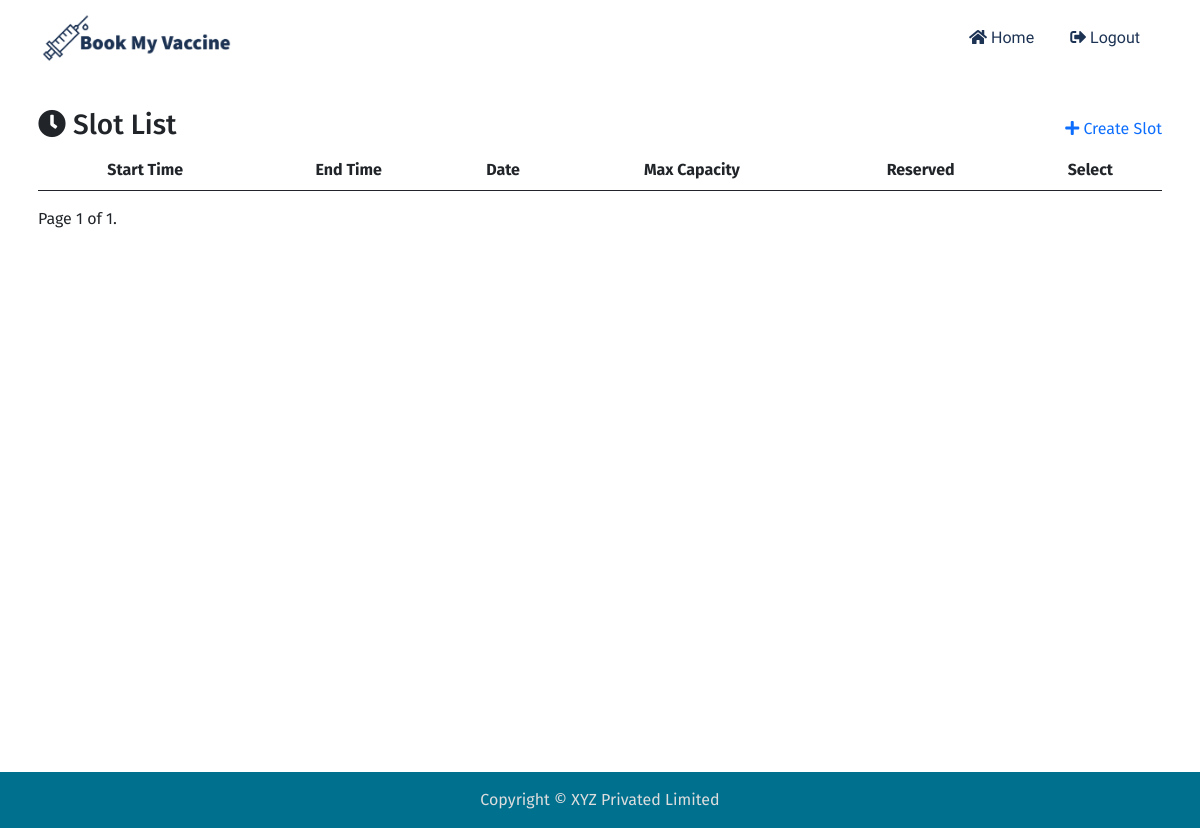
Page /campaign/19/slot/ (signed in) on the earlier database version.
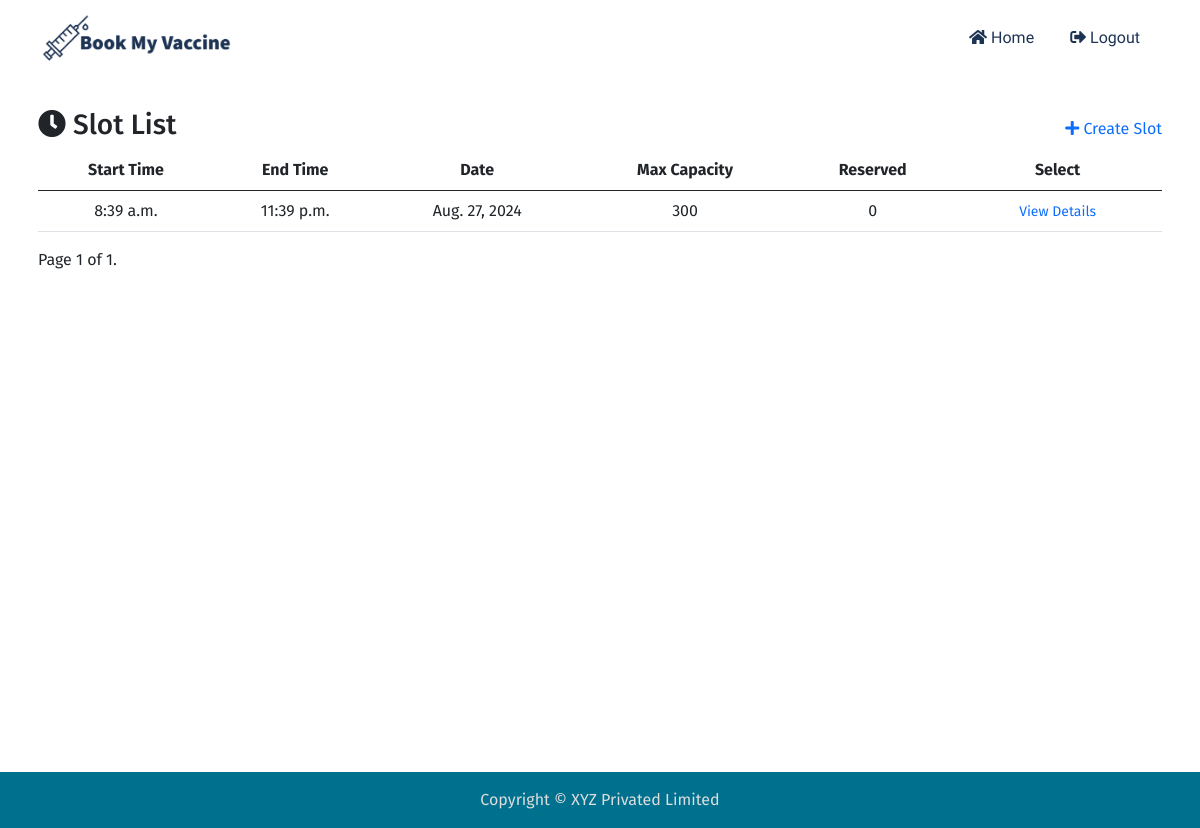
Same page on the later database version.
### campaign/models.py (models this page shows, shortened)
class Slot(models.Model):
    campaign = models.ForeignKey(Campaign, on_delete=models.CASCADE)
    date = models.DateField(null=True, blank= True)
    start_time = models.TimeField(null=True, blank=True)
    end_time = models.TimeField(null=True, blank=True)
    maximum_capacity = models.IntegerField(default=0, null=True, blank=True)
    reserved = models.IntegerField(default=0, null=True, blank=True)

### campaign/views.py (the view)
# urls.py: path("<int:campaign_id>/slot/", views.Slot_List_View.as_view(), name="slot_list"),
class Slot_List_View(LoginRequiredMixin, generic.ListView):
    model = Slot
    template_name = "campaign/slot_list.html"
    paginate_by = 10
    def get_queryset(self):
        queryset = Slot.objects.filter(campaign = self.kwargs["campaign_id"]).order_by("id")
        return queryset
    def get_context_data(self, **kwargs: any):
        context =  super().get_context_data(**kwargs)
        context["campaign_id"] = self.kwargs["campaign_id"]
        return context

### campaign/templates/campaign/slot_list.html (shortened to what this page needs)
{% extends 'mysite/base.html' %}
{% block content %}
<div class="mt-3">
  <div class="d-flex align-items-center justify-content-between">
    <h3 class="text-center"><i class="fas fa-clock"></i> Slot List</h3>
    {% if user.is_superuser %}
    <a href="{% url 'campaign:slot_create' campaign_id %}"><i class="fas fa-plus"></i> Create Slot</a>
    {% endif %}
  </div>
  <table class="table table-responsive table-hover text-center">
      <thead>
        <tr>
          <th scope="col">Start Time</th>
          <th scope="col">End Time</th>
          <th scope="col">Date</th>
          <th scope="col">Max Capacity</th>
          <th scope="col">Reserved</th>
          <th scope="col">Select</th>
        </tr>
      </thead>
      <tbody>
        {% for slot in object_list %}
        <tr>
          <td>{{ slot.start_time }}</td>
          <td>{{ slot.end_time }}</td>
          <td>{{ slot.date }}</td>
          <td>{{ slot.maximum_capacity }}</td>
          <td>{{ slot.reserved }}</td>
          <td><a href="{% url 'campaign:slot_details' slot.id %}" class="btn-sm btn-outline-primary">View Details</a></td>
        </tr>
        {% endfor %}
      </tbody>
  </table>
  {% include "components/pagination.html" %}
</div>
{% endblock content %}

Differences in the rows shown:
added Slot: start_time "8:39 a.m.", end_time "11:39 p.m.", date "Aug. 27, 2024", maximum_capacity "300", reserved "0"
